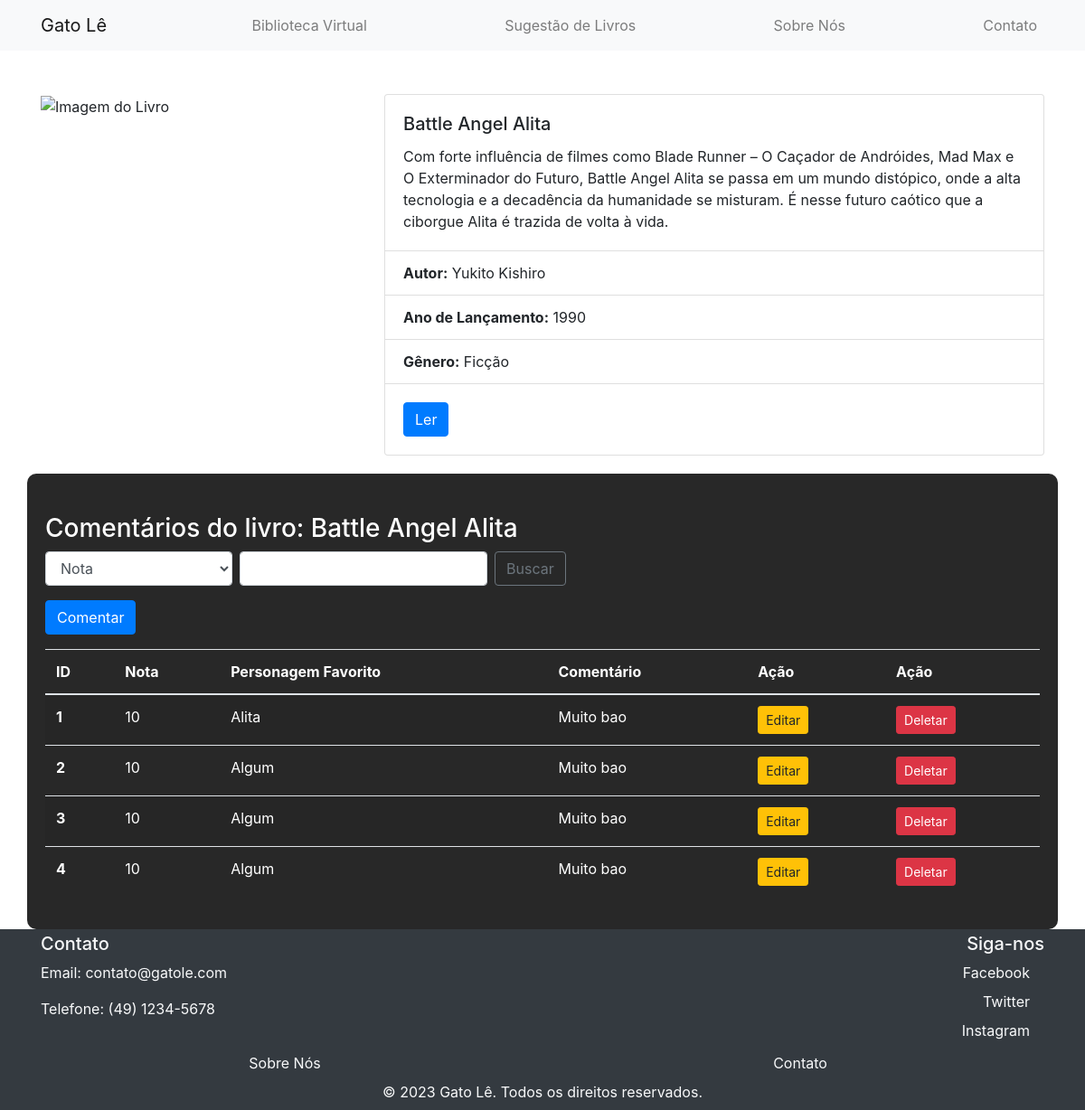
Page /paginas/2alitaLIST.php on the committed database.
### tables this page shows
CREATE TABLE `comentarioalita` (
  `id` int(11) NOT NULL,
  `nota` int(11) DEFAULT NULL,
  `personagem` varchar(255) DEFAULT NULL,
  `coment` text DEFAULT NULL
);

### model/db.class.php (called while the page is built, shortened)
<?php
class DB{
    public function conn(){
        $host = "localhost";
        $dbname = "bancodoprofe";
        $user = "root";
        $password = "";
        try {
            $conn = new PDO(
                "mysql:host=$host;dbname=$dbname",
                $user,
                $password,
                [
                    PDO::ATTR_ERRMODE,
                    PDO::ERRMODE_EXCEPTION,
                    PDO::MYSQL_ATTR_INIT_COMMAND => "SET NAMES utf8"
                ]
            );
            return $conn;
        } catch (PDOException $e) {
            echo "Connection failed: " . $e->getMessage();
        }
    }
    public function select($nome_tabela){
        $conn = $this->conn();
        $sql = "SELECT * FROM $nome_tabela";
        $st = $conn->prepare($sql);
        $st->execute();
        return $st->fetchAll(PDO::FETCH_CLASS);
    }
}
?>

### paginas/2alitaLIST.php (the view, shortened to what this page needs)
<?php
    include '../model/db.class.php';
    include '../bases/header.php';
    include '../bases/nav.php';
    $db = new DB();
    $db->conn();
    if(!empty($_POST)){
        $dados =  $db->search("comentarioalita", $_POST);
    } else {
        $dados = $db->select("comentarioalita");
    }
?>
<body>
    <div class="container mt-5">
        <div class="row">
            <div class="col-md-4">
                <img src="https://images-americanas.b2w.io/produtos/134563378/imagens/livro-battle-angel-alita-vol-1-autor-yukito-kishiro-2018/134563378_1_large.jpg" class="img-fluid" alt="Imagem do Livro">
            </div>
            <div class="col-md-8">
                <div class="card">
                    <div class="card-body">
                        <h5 class="card-title">Battle Angel Alita</h5>
                        <p class="card-text">Com forte influência de filmes como Blade Runner – O Caçador de Andróides, Mad Max e O Exterminador do Futuro, Battle Angel Alita se passa em um mundo distópico, onde a alta tecnologia e a decadência da humanidade se misturam. É nesse futuro caótico que a ciborgue Alita é trazida de volta à vida.</p>
                    </div>
                    <ul class="list-group list-group-flush">
                        <li class="list-group-item"><strong>Autor:</strong> Yukito Kishiro</li>
                        <li class="list-group-item"><strong>Ano de Lançamento:</strong> 1990</li>
                        <li class="list-group-item"><strong>Gênero:</strong> Ficção</li>
                    </ul>
                    <div class="card-body">
                        <a href="https://www.indicalivros.com/livros/battle-angel-alita-volume-1-yukito-kishiro/pdf" class="btn btn-primary" target="_blank">Ler</a>
                    </div>
                </div>
            </div>
        </div>
    </div>
    <div class="container sobre mx-auto">
    <h3 class="mt-4">Comentários do livro: Battle Angel Alita</h3>
    <form action="2alitaLIST.php" method="post" class="form-inline my-2 my-lg-0">
        <select name="tipo" class="form-control mr-sm-2">
            <option value="nota">Nota</option>
        </select>
        <input type="text" name="valor" class="form-control mr-sm-2">
        <button class="btn btn-outline-secondary my-2 my-sm-0" type="submit">Buscar</button>
    </form>
    <a href="2alitaFORM.php" class="btn btn-primary mt-3">Comentar</a>
    <table class="table table-striped mt-3">
        <thead>
            <tr>
                <th scope="col">ID</th>
                <th scope="col">Nota</th>
                <th scope="col">Personagem Favorito</th>
                <th scope="col">Comentário</th>
                <th scope="col">Ação</th>
                <th scope="col">Ação</th>
            </tr>
        </thead>
        <tbody>
            <?php
            foreach($dados as $item){
                echo "<tr>";
                echo "<th scope='row'>$item->id</th>";
                echo "<td>$item->nota</td>";
                echo "<td>$item->personagem</td>";
                echo "<td>$item->coment</td>";
                echo "<td><a href='2alitaFORM.php?id=$item->id' class='btn btn-warning btn-sm'>Editar</a></td>";
                echo "<td><a onclick='return confirm(\"Deseja Excluir?\")' href='2alitaLIST.php?id=$item->id' class='btn btn-danger btn-sm'>Deletar</a></td>";
                echo "</tr>";
            }
            ?>
        </tbody>
    </table>
</div>
    <?php include "../bases/footer.php" ?>
</body>
</html>

### css/css.css (style rules this page uses)
body { background: url('https://images.pixexid.com/a-4k-ultra-hd-wallpaper-of-a-cat-dressed-in-a-librarians-outfit-surrounded-by-zlvdb8uk.jpeg') no-repeat center center fixed; background-size: cover; margin-bottom: 200px; }
.sobre { background: rgba(0, 0, 0, 0.842); padding: 20px; margin-top: 50px; border-radius: 10px; margin-bottom: 200px; color: white; text-align: justify; }
.sobre { margin: 20px; }

### rows in the picture
comentarioalita: id "1", nota "10", personagem "Alita", coment "Muito bao"
comentarioalita: id "2", nota "10", personagem "Algum", coment "Muito bao"
comentarioalita: id "3", nota "10", personagem "Algum", coment "Muito bao"
comentarioalita: id "4", nota "10", personagem "Algum", coment "Muito bao"
